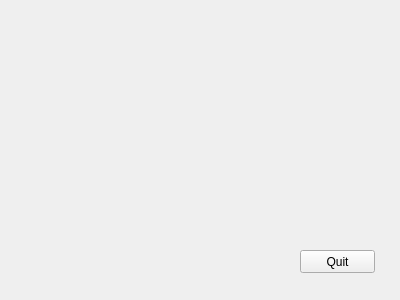
<?xml version="1.0" encoding="UTF-8"?>
<ui version="4.0">
 <class>Form</class>
 <widget class="QWidget" name="Form">
  <property name="geometry">
   <rect>
    <x>0</x>
    <y>0</y>
    <width>400</width>
    <height>300</height>
   </rect>
  </property>
  <property name="windowTitle">
   <string>Test</string>
  </property>
  <widget class="QPushButton" name="quitButton">
   <property name="geometry">
    <rect>
     <x>300</x>
     <y>250</y>
     <width>75</width>
     <height>23</height>
    </rect>
   </property>
   <property name="text">
    <string>Quit</string>
   </property>
  </widget>
 </widget>
 <resources/>
 <connections/>
</ui>
